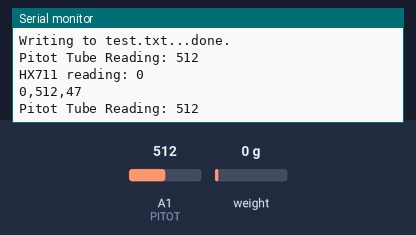
A sketch run on a simulated Arduino Uno, built with avr-gcc and run on an emulated ATmega328P. On the bench: the last lines printed to the serial monitor. The test bench sets the inputs (shaded band); at power-on: A1 (PITOT) = 512, weight on the scale 0 g. Storage starts empty.

Above: at 5.2 s.
5.3 s: A1 (PITOT) set to 985
At 5.53 s:
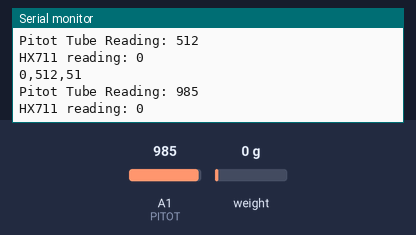
6.8 s: A1 (PITOT) set to 1014
At 7.09 s:
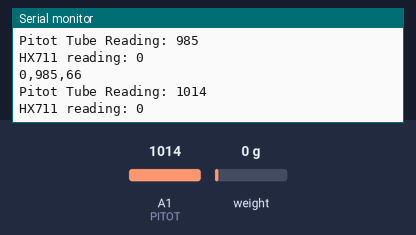
Timing chart, 0 to 9.8 s (numbered marks = the images above; inputs shaded):
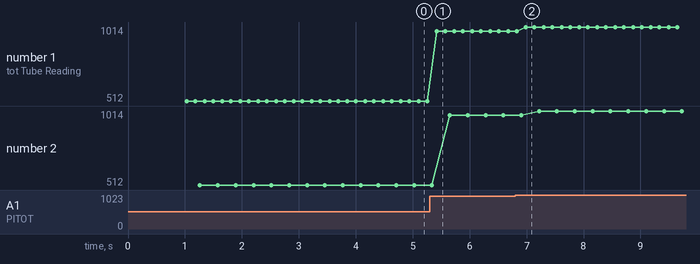

The sketch:

DBF_code.ino
```cpp
#include "HX711.h"
#include <SPI.h>
#include <SD.h>


File myFile;

// change this to match your SD shield or module;
const int chipSelect = 10;
String file_name = "DATALOG.txt";

// change this to match your SD shield or module;
HX711 scale;

//HX711 circuit wiring
const int LOADCELL_DOUT_PIN = A2;
const int LOADCELL_SCK_PIN = A3;

//Pitot Tube Output
const int PITOT = A1;

const int NUM = -9999999;

unsigned long time;

void setup()
{
  // Open serial communications and wait for port to open:
  Serial.begin(9600);

  Serial.print("Initializing SD card...");

  if (!SD.begin()) {
    Serial.println("initialization failed!");
    return;
  }
  Serial.println("initialization done.");

  sd_card("---NEW DATA STARTS NOW---");

  scale.begin(LOADCELL_DOUT_PIN, LOADCELL_SCK_PIN);
  delay(1000);

}

void loop()
{
  time = micros()/100000;
  sd_card(String(get_weight())+ "," + String(read_pitot()) + "," + String(time));
  Serial.println(String(get_weight())+ "," + String(read_pitot()) + "," + String(time));
  delay(100);
}


int read_pitot()
{
  int pitot_val = analogRead(PITOT);
  Serial.print("Pitot Tube Reading: ");
  Serial.println(pitot_val);
  return (pitot_val);
}

long get_weight()
{
  if (scale.is_ready()) {
    long reading = scale.read();
    Serial.print("HX711 reading: ");
    Serial.println(reading);
    return (reading);
  }
  Serial.println("HX711 not found.");
  return (NUM);
}

void sd_card(String data)
{
  // open the file. note that only one file can be open at a time,
  // so you have to close this one before opening another.
  myFile = SD.open(file_name, FILE_WRITE);

  // if the file opened okay, write to it:
  if (myFile) {
    Serial.print("Writing to test.txt...");
    myFile.println(data);
    // close the file:
    myFile.close();
    Serial.println("done.");
  } else {
    // if the file didn't open, print an error:
    Serial.println("error opening " + file_name);
  }

}
```

Measured:
- after the input at 5.3 s, the serial monitor: prints a new line after 0.12 s (image 1)
- after the input at 6.8 s, the serial monitor: prints a new line after 0.19 s (image 2)
- plotted number 1: 512 → 985 after the input at 5.3 s, 985 → 1014 after the input at 6.8 s
- plotted number 2: 512 → 985 after the input at 5.3 s, 985 → 1014 after the input at 6.8 s
